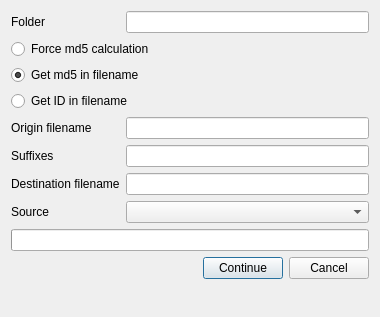
<?xml version="1.0" encoding="UTF-8"?>
<ui version="4.0">
 <class>RenameExisting1</class>
 <widget class="QDialog" name="RenameExisting1">
  <property name="geometry">
   <rect>
    <x>0</x>
    <y>0</y>
    <width>380</width>
    <height>317</height>
   </rect>
  </property>
  <property name="windowTitle">
   <string>Rename existing files</string>
  </property>
  <property name="windowIcon">
   <iconset resource="../../../resources/resources.qrc">
    <normaloff>:/images/icon.ico</normaloff>:/images/icon.ico</iconset>
  </property>
  <layout class="QFormLayout" name="formLayout">
   <item row="0" column="0">
    <widget class="QLabel" name="labelFolder">
     <property name="text">
      <string>Folder</string>
     </property>
    </widget>
   </item>
   <item row="0" column="1">
    <widget class="QLineEdit" name="lineFolder"/>
   </item>
   <item row="1" column="0" colspan="2">
    <widget class="QRadioButton" name="radioForceMd5">
     <property name="text">
      <string>Force md5 calculation</string>
     </property>
    </widget>
   </item>
   <item row="2" column="0" colspan="2">
    <widget class="QRadioButton" name="radioFilenameMd5">
     <property name="text">
      <string>Get md5 in filename</string>
     </property>
     <property name="checked">
      <bool>true</bool>
     </property>
    </widget>
   </item>
   <item row="4" column="0">
    <widget class="QLabel" name="labelFilenameOrigin">
     <property name="text">
      <string>Origin filename</string>
     </property>
    </widget>
   </item>
   <item row="4" column="1">
    <widget class="QLineEdit" name="lineFilenameOrigin"/>
   </item>
   <item row="6" column="0">
    <widget class="QLabel" name="labelFilenameDestination">
     <property name="text">
      <string>Destination filename</string>
     </property>
    </widget>
   </item>
   <item row="6" column="1">
    <widget class="QLineEdit" name="lineFilenameDestination"/>
   </item>
   <item row="7" column="0">
    <widget class="QLabel" name="labelSource">
     <property name="text">
      <string>Source</string>
     </property>
    </widget>
   </item>
   <item row="7" column="1">
    <widget class="QComboBox" name="comboSource"/>
   </item>
   <item row="8" column="0" colspan="2">
    <widget class="QProgressBar" name="progressBar">
     <property name="enabled">
      <bool>true</bool>
     </property>
     <property name="format">
      <string>%v/%m</string>
     </property>
    </widget>
   </item>
   <item row="9" column="0" colspan="2">
    <layout class="QHBoxLayout" name="layoutButtons">
     <item>
      <spacer name="horizontalSpacer">
       <property name="orientation">
        <enum>Qt::Orientation::Horizontal</enum>
       </property>
       <property name="sizeHint" stdset="0">
        <size>
         <width>40</width>
         <height>20</height>
        </size>
       </property>
      </spacer>
     </item>
     <item>
      <widget class="QPushButton" name="buttonContinue">
       <property name="text">
        <string>Continue</string>
       </property>
      </widget>
     </item>
     <item>
      <widget class="QPushButton" name="buttonCancel">
       <property name="text">
        <string>Cancel</string>
       </property>
      </widget>
     </item>
    </layout>
   </item>
   <item row="5" column="1">
    <widget class="QLineEdit" name="lineSuffixes"/>
   </item>
   <item row="5" column="0">
    <widget class="QLabel" name="labelSuffixes">
     <property name="text">
      <string>Suffixes</string>
     </property>
    </widget>
   </item>
   <item row="3" column="0" colspan="2">
    <widget class="QRadioButton" name="radioFilenameId">
     <property name="text">
      <string>Get ID in filename</string>
     </property>
    </widget>
   </item>
  </layout>
 </widget>
 <tabstops>
  <tabstop>lineFolder</tabstop>
  <tabstop>radioForceMd5</tabstop>
  <tabstop>radioFilenameMd5</tabstop>
  <tabstop>radioFilenameId</tabstop>
  <tabstop>lineFilenameOrigin</tabstop>
  <tabstop>lineSuffixes</tabstop>
  <tabstop>lineFilenameDestination</tabstop>
  <tabstop>comboSource</tabstop>
  <tabstop>buttonContinue</tabstop>
  <tabstop>buttonCancel</tabstop>
 </tabstops>
 <resources>
  <include location="../../../resources/resources.qrc"/>
 </resources>
 <connections>
  <connection>
   <sender>buttonContinue</sender>
   <signal>clicked()</signal>
   <receiver>RenameExisting1</receiver>
   <slot>nextStep()</slot>
   <hints>
    <hint type="sourcelabel">
     <x>278</x>
     <y>265</y>
    </hint>
    <hint type="destinationlabel">
     <x>292</x>
     <y>266</y>
    </hint>
   </hints>
  </connection>
  <connection>
   <sender>buttonCancel</sender>
   <signal>clicked()</signal>
   <receiver>RenameExisting1</receiver>
   <slot>cancel()</slot>
   <hints>
    <hint type="sourcelabel">
     <x>360</x>
     <y>269</y>
    </hint>
    <hint type="destinationlabel">
     <x>371</x>
     <y>269</y>
    </hint>
   </hints>
  </connection>
 </connections>
 <slots>
  <slot>nextStep()</slot>
  <slot>cancel()</slot>
 </slots>
</ui>
